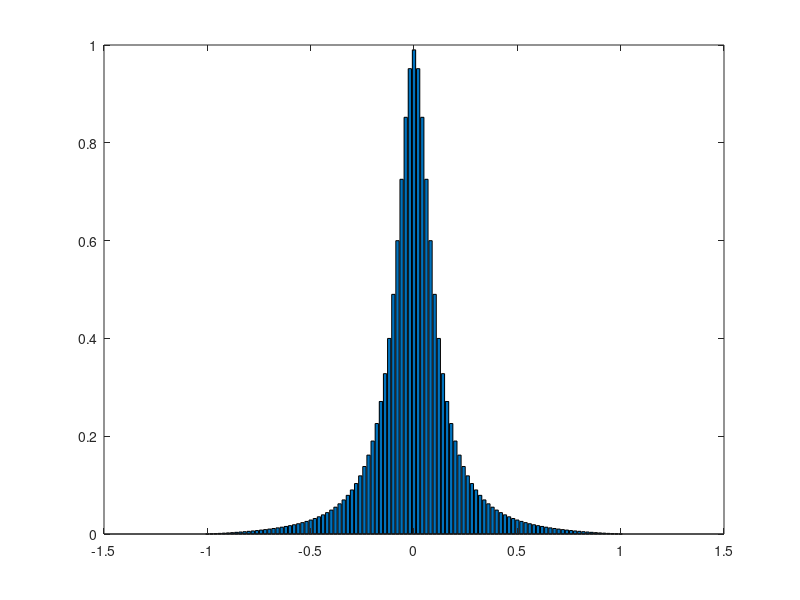

This figure's MATLAB source:
n=1; a=-1;b=1;step1=(b-a)/n;x=a:step1:b;y=1./(1+100.*x.*x);step2=(b-a)/100;xt=a:step2:b;wn=polyfit(x,y,n);ywn=polyval(wn,xt);err=abs(ywn-1./(1+100.*xt.*xt));bar(xt,err);